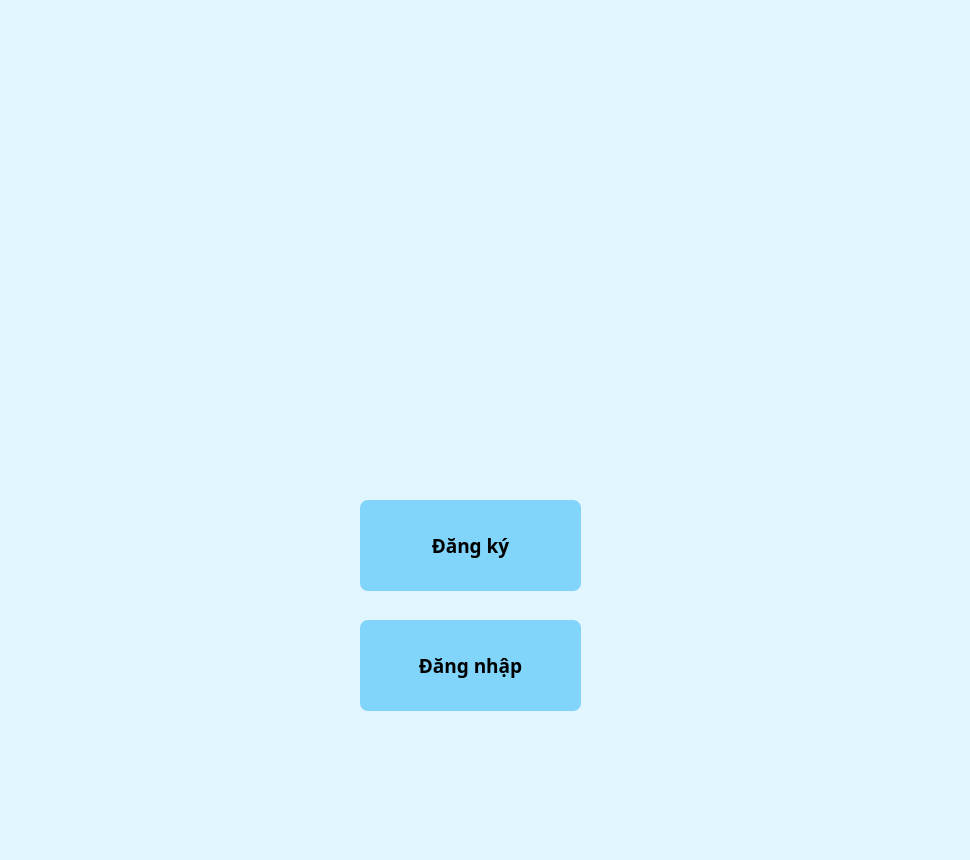
<?xml version="1.0" encoding="UTF-8"?>
<ui version="4.0">
 <class>MainWindow</class>
 <widget class="QMainWindow" name="MainWindow">
  <property name="geometry">
   <rect>
    <x>0</x>
    <y>0</y>
    <width>970</width>
    <height>860</height>
   </rect>
  </property>
  <property name="font">
   <font>
    <pointsize>14</pointsize>
   </font>
  </property>
  <property name="windowTitle">
   <string>HangMan</string>
  </property>
  <property name="styleSheet">
   <string notr="true">background-color: #E1F5FE;</string>
  </property>
  <widget class="QWidget" name="centralwidget">
   <widget class="QLabel" name="lblLogo">
    <property name="geometry">
     <rect>
      <x>250</x>
      <y>60</y>
      <width>461</width>
      <height>401</height>
     </rect>
    </property>
    <property name="layoutDirection">
     <enum>Qt::LeftToRight</enum>
    </property>
    <property name="text">
     <string/>
    </property>
    <property name="pixmap">
     <pixmap>../../OneDrive/Pictures/Screenshots/Ảnh chụp màn hình 2026-10-24 141744.png</pixmap>
    </property>
    <property name="scaledContents">
     <bool>true</bool>
    </property>
    <property name="alignment">
     <set>Qt::AlignCenter</set>
    </property>
   </widget>
   <widget class="QPushButton" name="btnLogin">
    <property name="geometry">
     <rect>
      <x>360</x>
      <y>620</y>
      <width>221</width>
      <height>91</height>
     </rect>
    </property>
    <property name="font">
     <font>
      <family>MS Reference Sans Serif</family>
      <pointsize>14</pointsize>
      <weight>75</weight>
      <bold>true</bold>
     </font>
    </property>
    <property name="styleSheet">
     <string notr="true">background-color: #81D4FA;
color: black;
border: none;
border-radius: 8px;
font-weight: bold;</string>
    </property>
    <property name="text">
     <string>Đăng nhập</string>
    </property>
   </widget>
   <widget class="QPushButton" name="btnRegister">
    <property name="geometry">
     <rect>
      <x>360</x>
      <y>500</y>
      <width>221</width>
      <height>91</height>
     </rect>
    </property>
    <property name="font">
     <font>
      <family>MS Reference Sans Serif</family>
      <pointsize>14</pointsize>
      <weight>75</weight>
      <bold>true</bold>
      <stylestrategy>PreferAntialias</stylestrategy>
     </font>
    </property>
    <property name="layoutDirection">
     <enum>Qt::LeftToRight</enum>
    </property>
    <property name="styleSheet">
     <string notr="true">background-color: #81D4FA;
color: black;
border: none;
border-radius: 8px;
font-weight: bold;</string>
    </property>
    <property name="text">
     <string>Đăng ký</string>
    </property>
   </widget>
  </widget>
  <widget class="QStatusBar" name="statusbar"/>
 </widget>
 <resources/>
 <connections/>
</ui>
